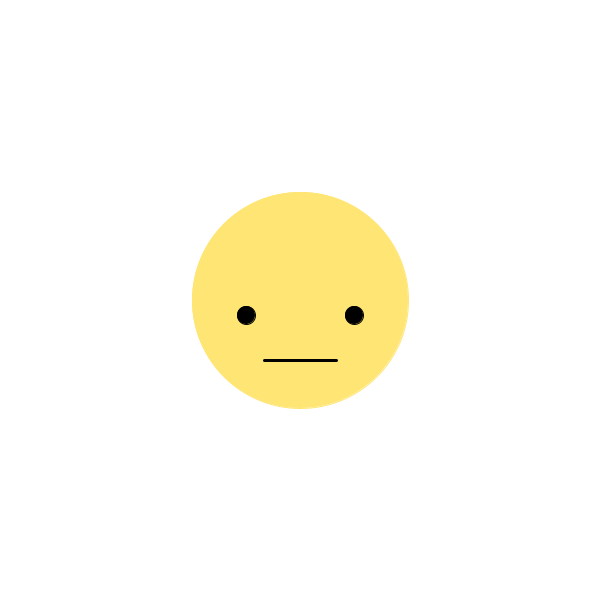
Frame 1 (no input)
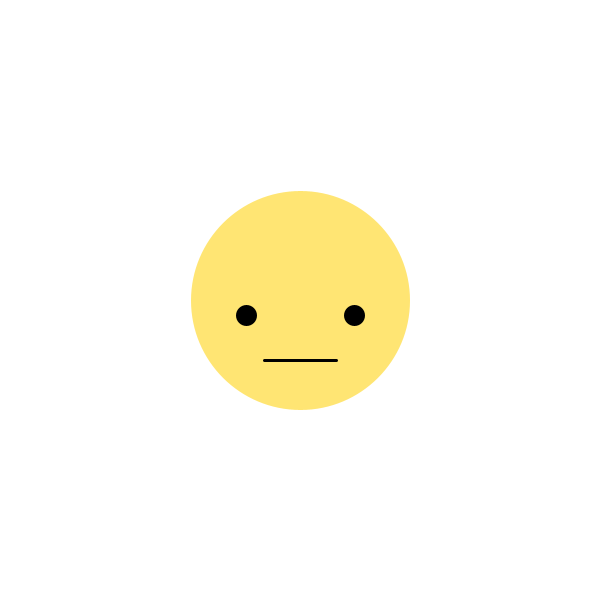
Frame 60 (the mouse pressed at the canvas centre just before this capture)
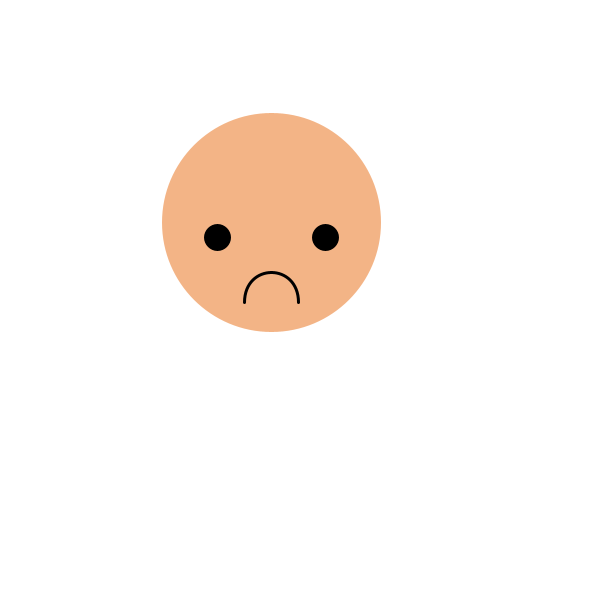
Frame 120 (the mouse held since frame 60 and released just before this capture)

The Processing sketch that drew these frames (run headless with seeded random() and noise(); from frame 60 on, the mouse is pressed at the canvas centre):

// Processing sketch: day1_tickle
// ── day1_tickle.pde
float circleRadius = 72*3;
float eyeRadius = 6*3;
float x, y; // X and Y coordinates of text
float hr, vr;  // horizontal and vertical radius of the text
boolean sad = false;

void setup() {
  size(600, 600);
  
  hr = circleRadius;
  vr = circleRadius;
  noStroke();
  x = width / 2;
  y = height / 2;
}

void drawNormalFace(){
  float eyeleftX = x-circleRadius/4;
  float eyeleftY = y+5*3;
  float eyerightX = x+circleRadius/4;
  
  fill(0);
  stroke(0);

  ellipse(eyeleftX, eyeleftY, eyeRadius, eyeRadius);
  ellipse(eyerightX, eyeleftY, eyeRadius, eyeRadius);
  strokeWeight(3);
  line(x-circleRadius/6, y+60, x+circleRadius/6, y+60);
  
}
void drawSadFace(){
  fill(0);
  stroke(0);
  ellipse(x-circleRadius/4, y+15, eyeRadius*1.3, eyeRadius*1.3);
  ellipse(x+circleRadius/4, y+15, eyeRadius*1.3, eyeRadius*1.3);
  noFill();
  bezier(x-circleRadius/8, y+80, x-circleRadius/8, y+40, x+circleRadius/8, y+40, x+circleRadius/8, y+80);
}
void draw() {
  // Instead of clearing the background, fade it by drawing
  // a semi-transparent rectangle on top
  fill(255);
  noStroke();
  rect(0, 0, width, height);
  
  // If the cursor is over the text, change the position
  if (abs(mouseX - x) < hr/2 &&
      abs(mouseY - y) < vr/2) {
    x += random(-10, 10);
    y += random(-10, 10);
    sad = true;
  } 
  else{
    sad = false;
  }

  if(sad==true){
    fill(#f3b486);
    stroke(#f3b486);
    ellipse(x, y, circleRadius, circleRadius);
    drawSadFace();
  }
  else{
    fill(#ffe573);
    stroke(#ffe573);
    ellipse(x, y, circleRadius, circleRadius);
    drawNormalFace();
  }
}
